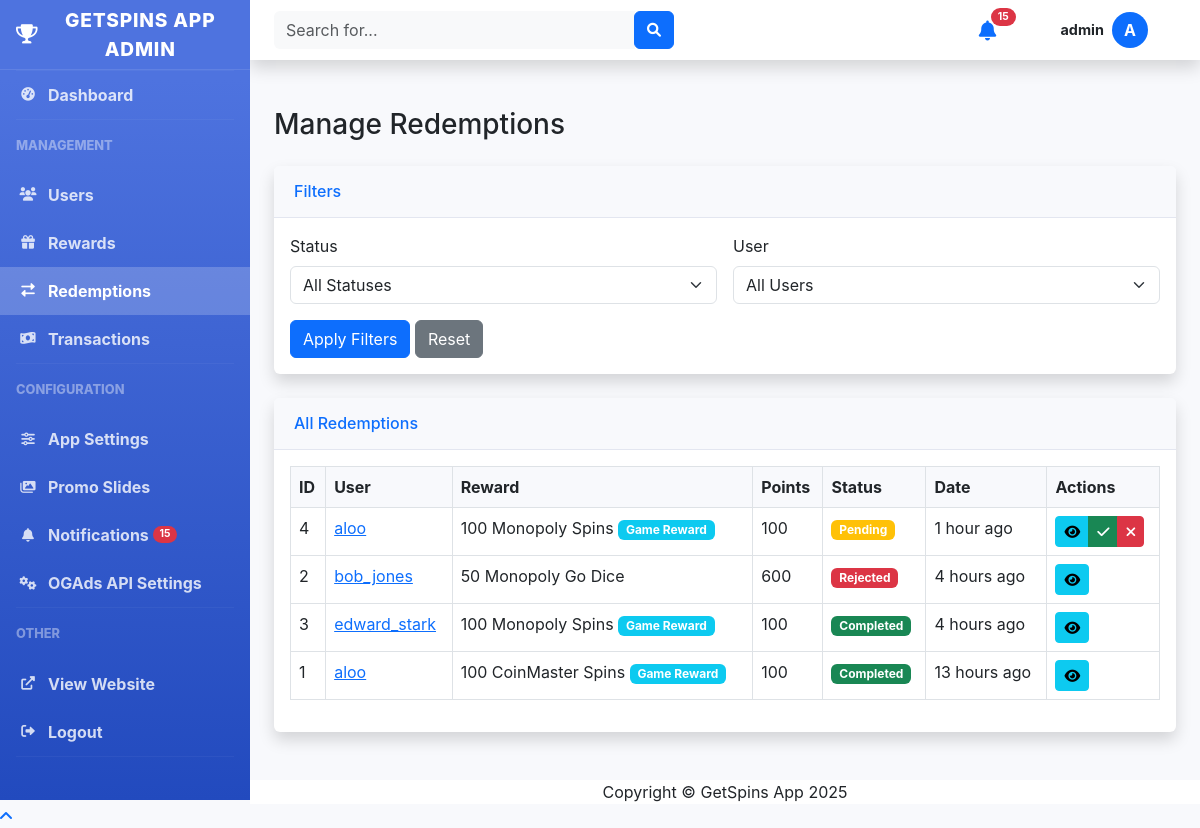
The app's page /admin/redemptions.php (signed in), older data.
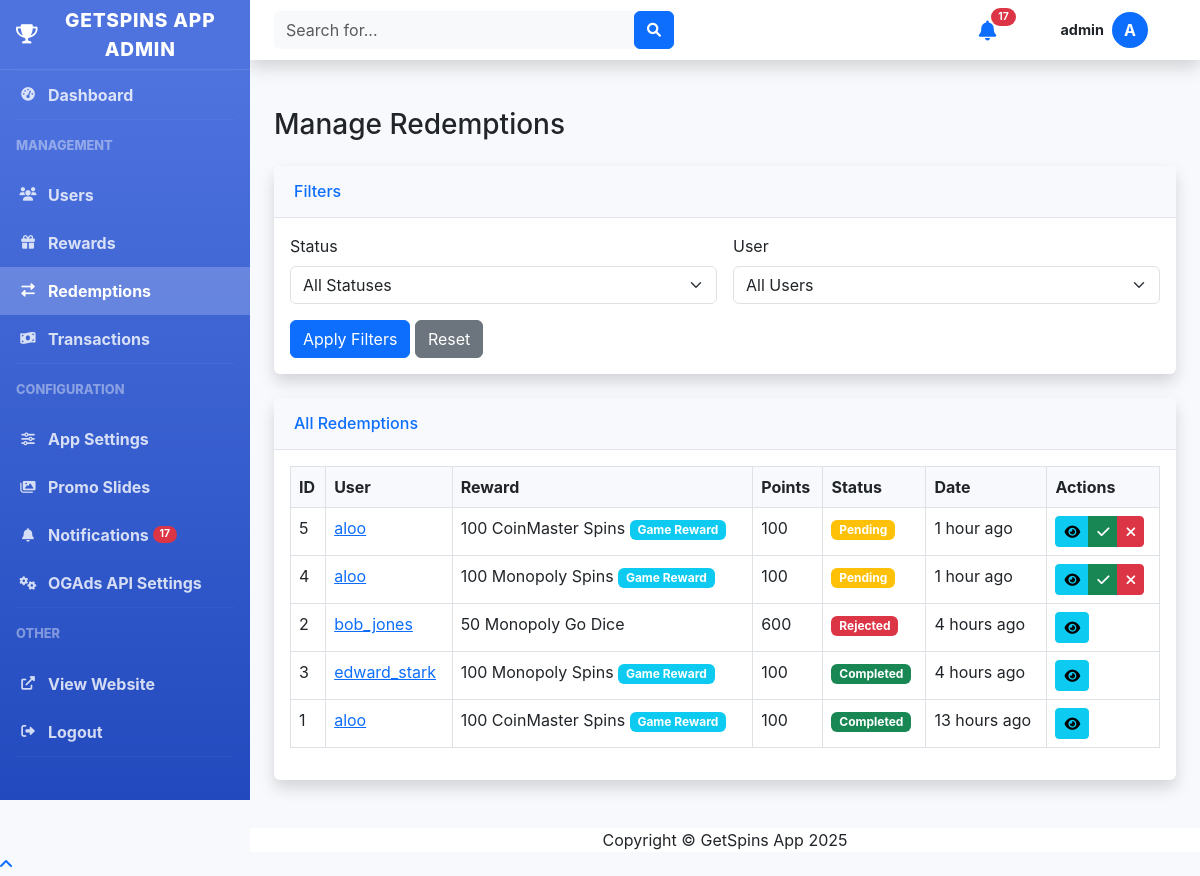
The same page, newer data.
### tables this page shows
CREATE TABLE settings (setting_key TEXT PRIMARY KEY, setting_value TEXT);

CREATE TABLE users (
            id INTEGER PRIMARY KEY AUTOINCREMENT,
            username TEXT NOT NULL UNIQUE,
            email TEXT NOT NULL UNIQUE,
            password TEXT NOT NULL,
            points INTEGER NOT NULL DEFAULT 0,
            is_admin INTEGER NOT NULL DEFAULT 0,
            created_at TIMESTAMP DEFAULT CURRENT_TIMESTAMP,
            updated_at TIMESTAMP DEFAULT CURRENT_TIMESTAMP
        , referral_code TEXT, referred_by INTEGER, is_blocked INTEGER DEFAULT 0 NOT NULL);

CREATE TABLE redemptions (
            id INTEGER PRIMARY KEY AUTOINCREMENT,
            user_id INTEGER NOT NULL,
            reward_id INTEGER NOT NULL,
            points_used INTEGER NOT NULL,
            status TEXT NOT NULL DEFAULT 'pending',
            created_at TIMESTAMP DEFAULT CURRENT_TIMESTAMP,
            updated_at TIMESTAMP DEFAULT CURRENT_TIMESTAMP, redemption_details TEXT,
            FOREIGN KEY (user_id) REFERENCES users(id) ON DELETE CASCADE,
            FOREIGN KEY (reward_id) REFERENCES rewards(id) ON DELETE CASCADE
        );

CREATE TABLE rewards (
            id INTEGER PRIMARY KEY AUTOINCREMENT,
            name TEXT NOT NULL,
            description TEXT,
            points_required INTEGER NOT NULL,
            is_active INTEGER NOT NULL DEFAULT 1,
            created_at TIMESTAMP DEFAULT CURRENT_TIMESTAMP,
            updated_at TIMESTAMP DEFAULT CURRENT_TIMESTAMP
        );

### includes/functions.php (called while the page is built, shortened)
<?php
function formatDate($date_string) {
    $date = new DateTime($date_string);
    $now = new DateTime();
    $diff = $now->diff($date);
    if ($diff->days == 0) {
        return $diff->h . " hour" . ($diff->h > 1 ? "s" : "") . " ago";
    } else if ($diff->days == 1) {
        return "Yesterday at " . $date->format('g:i A');
    } else if ($diff->days < 7) {
        return $date->format('l') . " at " . $date->format('g:i A');
    } else {
        return $date->format('M j, Y') . " at " . $date->format('g:i A');
    }
}
function formatPoints($points) {
    return number_format($points);
}
function getSetting($key, $default = null) {
    $db = Database::getInstance();
    $conn = $db->getConnection();
    try {
        $stmt = $conn->prepare("SELECT setting_value FROM settings WHERE setting_key = :key");
        $stmt->bindValue(':key', $key);
        $stmt->execute();
        $result = $stmt->fetch(PDO::FETCH_ASSOC);
        if ($result) {
            return $result['setting_value'];
        } else {
            return $default;
        }
    } catch (PDOException $e) {
        error_log("Error getting setting: " . $e->getMessage());
        return $default;
    }
}
?>

### includes/auth.php (called while the page is built, shortened)
<?php
class Auth {
    private $db;
    public function __construct() {
        $this->db = Database::getInstance();
    }
    public function getUser() {
        $user_id = $_SESSION['user_id'];
        $conn = $this->db->getConnection();
        try {
            $stmt = $conn->prepare("SELECT id, username, email, points, is_admin, created_at, referral_code, referred_by FROM users WHERE id = :user_id");
            $stmt->bindValue(':user_id', $user_id);
            $stmt->execute();
            $user = $stmt->fetch(PDO::FETCH_ASSOC);
            return $user;
        } catch (PDOException $e) {
            error_log('Error getting user: ' . $e->getMessage());
            return null;
        }
    }
}
?>

### admin/redemptions.php (the view, shortened to what the rows shown need)
<?php
require_once '../includes/config.php';
require_once '../includes/auth.php';
require_once '../includes/functions.php';
$db = Database::getInstance();
$conn = $db->getConnection();
$query = "
    SELECT r.*, u.username, rw.name as reward_name
    FROM redemptions r
    JOIN users u ON r.user_id = u.id
    JOIN rewards rw ON r.reward_id = rw.id
    WHERE 1=1
";
$query .= " ORDER BY r.created_at DESC";
try {
    $stmt = $conn->prepare($query);
    $stmt->execute();
    $redemptions = $stmt->fetchAll(PDO::FETCH_ASSOC);
} catch (PDOException $e) {
    error_log("Error fetching redemptions: " . $e->getMessage());
    $redemptions = [];
    $users = [];
}
include 'header.php';
?>
<div class="container-fluid">
    <div class="d-sm-flex align-items-center justify-content-between mb-4">
        <h1 class="h3 mb-0 text-gray-800">Manage Redemptions</h1>
    </div>
    <?php if (isset($action) && $action === 'view' && isset($redemption)): ?>
    <div class="card shadow mb-4">
        <div class="card-header py-3 d-flex flex-row align-items-center justify-content-between">
            <h6 class="m-0 font-weight-bold text-primary">Redemption Details</h6>
            <a href="redemptions.php" class="btn btn-sm btn-secondary">Back to Redemptions</a>
        </div>
        <div class="card-body">
            <div class="row mb-4">
                <div class="col-md-6">
                    <h5>Redemption Information</h5>
                    <table class="table">
                        <tr>
                            <th>ID:</th>
                            <td><?php echo $redemption['id']; ?></td>
                        </tr>
                        <tr>
                            <th>Reward:</th>
                            <td><?php echo htmlspecialchars($redemption['reward_name']); ?></td>
                        </tr>
                        <tr>
                            <th>Description:</th>
                            <td><?php echo htmlspecialchars($redemption['reward_description']); ?></td>
                        </tr>
                        <tr>
                            <th>Points Used:</th>
                            <td><?php echo formatPoints($redemption['points_used']); ?></td>
                        </tr>
                        <?php if (!empty($redemption['redemption_details']) && ($redemption['reward_id'] == 6 || $redemption['reward_id'] == 7)):
                            $details = json_decode($redemption['redemption_details'], true);
                            if ($details && isset($details['game_type']) && isset($details['username']) && isset($details['spins'])):
                        ?>
                        <tr>
                            <th>Game Type:</th>
                            <td><?php echo htmlspecialchars($details['game_type']); ?></td>
                        </tr>
                        <tr>
                            <th>Game Username:</th>
                            <td><?php echo htmlspecialchars($details['username']); ?></td>
                        </tr>
                        <tr>
                            <th>Spins:</th>
                            <td><?php echo htmlspecialchars($details['spins']); ?></td>
                        </tr>
                        <?php endif; endif; ?>
                        <tr>
                            <th>Status:</th>
                            <td>
                                <?php if ($redemption['status'] === 'pending'): ?>
                                <span class="badge bg-warning">Pending</span>
                                <?php elseif ($redemption['status'] === 'completed'): ?>
                                <span class="badge bg-success">Completed</span>
                                <?php else: ?>
                                <span class="badge bg-danger">Rejected</span>
                                <?php endif; ?>
                            </td>
                        </tr>
                        <tr>
                            <th>Date Requested:</th>
                            <td><?php echo formatDate($redemption['created_at']); ?></td>
                        </tr>
                        <tr>
                            <th>Last Updated:</th>
                            <td><?php echo formatDate($redemption['updated_at']); ?></td>
                        </tr>
                    </table>
                </div>
                <div class="col-md-6">
                    <h5>User Information</h5>
                    <table class="table">
                        <tr>
                            <th>Username:</th>
                            <td><?php echo htmlspecialchars($redemption['username']); ?></td>
                        </tr>
                        <tr>
                            <th>Email:</th>
                            <td><?php echo htmlspecialchars($redemption['email']); ?></td>
                        </tr>
                        <tr>
                            <th>User ID:</th>
                            <td><?php echo $redemption['user_id']; ?></td>
                        </tr>
                    </table>
                </div>
            </div>
            <div class="row">
                <div class="col-12">
                    <h5>Update Status</h5>
                    <div class="card">
                        <div class="card-body">
                            <form class="row g-3">
                                <div class="col-md-4">
                                    <a href="redemptions.php?action=update_status&id=<?php echo $redemption['id']; ?>&status=completed" class="btn btn-success <?php echo $redemption['status'] === 'completed' ? 'disabled' : ''; ?>">
                                        <i class="fas fa-check-circle"></i> Mark as Completed
                                    </a>
                                </div>
                                <div class="col-md-4">
                                    <a href="redemptions.php?action=update_status&id=<?php echo $redemption['id']; ?>&status=rejected" class="btn btn-danger <?php echo $redemption['status'] === 'rejected' ? 'disabled' : ''; ?>">
                                        <i class="fas fa-times-circle"></i> Mark as Rejected
                                    </a>
                                </div>
                                <div class="col-md-4">
                                    <a href="redemptions.php?action=update_status&id=<?php echo $redemption['id']; ?>&status=pending" class="btn btn-warning <?php echo $redemption['status'] === 'pending' ? 'disabled' : ''; ?>">
                                        <i class="fas fa-clock"></i> Mark as Pending
                                    </a>
                                </div>
                            </form>
                        </div>
                    </div>
                </div>
            </div>
        </div>
    </div>
    <?php else: ?>
    <div class="card shadow mb-4">
        <div class="card-body">
            <div class="table-responsive">
                <table class="table table-bordered" id="redemptionsTable" width="100%" cellspacing="0">
                    <thead>
                        <tr>
                            <th>ID</th>
                            <th>User</th>
                            <th>Reward</th>
                            <th>Points</th>
                            <th>Status</th>
                            <th>Date</th>
                            <th>Actions</th>
                        </tr>
                    </thead>
                    <tbody>
                        <?php if (count($redemptions) > 0): ?>
                            <?php foreach ($redemptions as $redemption): ?>
                            <tr>
                                <td><?php echo $redemption['id']; ?></td>
                                <td>
                                    <a href="users.php?action=view&id=<?php echo $redemption['user_id']; ?>">
                                        <?php echo htmlspecialchars($redemption['username']); ?>
                                    </a>
                                </td>
                                <td>
                                    <?php echo htmlspecialchars($redemption['reward_name']); ?>
                                    <?php if ($redemption['reward_id'] == 6 || $redemption['reward_id'] == 7): ?>
                                        <span class="badge bg-info">Game Reward</span>
                                    <?php endif; ?>
                                </td>
                                <td><?php echo formatPoints($redemption['points_used']); ?></td>
                                <td>
                                    <?php if ($redemption['status'] === 'pending'): ?>
                                    <span class="badge bg-warning">Pending</span>
                                    <?php elseif ($redemption['status'] === 'completed'): ?>
                                    <span class="badge bg-success">Completed</span>
                                    <?php else: ?>
                                    <span class="badge bg-danger">Rejected</span>
                                    <?php endif; ?>
                                </td>
                                <td><?php echo formatDate($redemption['created_at']); ?></td>
                                <td>
                                    <div class="btn-group" role="group">
                                        <a href="redemptions.php?action=view&id=<?php echo $redemption['id']; ?>" class="btn btn-sm btn-info">
                                            <i class="fas fa-eye"></i>
                                        </a>
                                        <?php if ($redemption['status'] === 'pending'): ?>
                                        <a href="redemptions.php?action=update_status&id=<?php echo $redemption['id']; ?>&status=completed" class="btn btn-sm btn-success">
                                            <i class="fas fa-check"></i>
                                        </a>
                                        <a href="redemptions.php?action=update_status&id=<?php echo $redemption['id']; ?>&status=rejected" class="btn btn-sm btn-danger">
                                            <i class="fas fa-times"></i>
                                        </a>
                                        <?php endif; ?>
                                    </div>
                                </td>
                            </tr>
                            <?php endforeach; ?>
                        <?php else: ?>
                        <tr>
                            <td colspan="7" class="text-center">No redemptions found</td>
                        </tr>
                        <?php endif; ?>
                    </tbody>
                </table>
            </div>
        </div>
    </div>
    <?php endif; ?>
</div>
<?php include 'footer.php'; ?>

### admin/header.php (shortened to what the rows shown need)
<?php
require_once '../includes/config.php';
require_once '../includes/auth.php';
require_once '../includes/functions.php';
$auth = new Auth();
$current_user = $auth->getUser();
$app_name = getSetting('app_name', APP_NAME);
?>
<!DOCTYPE html>
<html lang="en">
<head>
    <link href="https://cdn.jsdelivr.net/npm/bootstrap@5.3.0-alpha1/dist/css/bootstrap.min.css" rel="stylesheet">
    <link href="https://cdnjs.cloudflare.com/ajax/libs/font-awesome/6.0.0/css/all.min.css" rel="stylesheet">
</head>
<body>
    <div id="wrapper">
        <?php include 'sidebar.php'; ?>
        <div id="content-wrapper" class="d-flex flex-column">
            <div id="content">
                <nav class="navbar navbar-expand navbar-light bg-white topbar mb-4 static-top shadow" style="height: 60px;">
                    <ul class="navbar-nav ml-auto">
                        <li class="nav-item dropdown no-arrow">
                            <a class="nav-link dropdown-toggle d-flex align-items-center" href="#" id="userDropdown" role="button" data-bs-toggle="dropdown" aria-expanded="false" style="padding: 0.75rem 1rem;">
                                <span class="me-2 text-dark" style="font-size: 0.9rem;"><?php echo htmlspecialchars($current_user['username']); ?></span>
                                <div class="rounded-circle bg-primary text-white d-flex align-items-center justify-content-center" style="width: 36px; height: 36px;"><?php echo strtoupper(substr($current_user['username'], 0, 1)); ?></div>
                            </a>
                        </li>
                    </ul>
                </nav>

### admin/sidebar.php (shortened to what the rows shown need)
<div class="sidebar">
    <a class="sidebar-brand d-flex align-items-center justify-content-center" href="index.php">
        <div class="sidebar-brand-icon">
            <i class="fas fa-trophy"></i>
        </div>
        <div class="sidebar-brand-text ms-2"><?php echo $app_name; ?> Admin</div>
    </a>
</div>

Row changes from the older to the newer data that the page shows:
added redemptions: id "5", user.username "aloo", reward.name "100 CoinMaster Spins", shows "Game Reward", points_used "100", status "Pending", created_at "1 hour ago"
Text that changed along with them:
$unread_count: "15" → "17"
